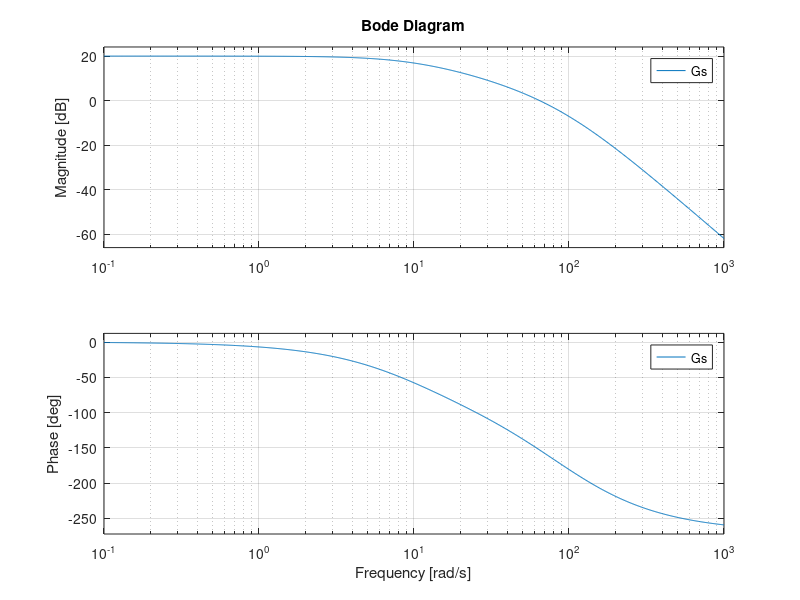

The MATLAB source for this figure:
% Regelungstechnik
% Aufgabe 8
home
clear
close all

s = tf('s')
Gs = 800000 / ((s + 10)*(s + 80)*(s + 100));

% From Task 5_1. Bode Diagram plot
% a: Bode Diagramm
figure(1)
title('Gs Aufgabe 5')
bode(Gs)
grid on

% Die Regelstrecke soll mit einem PI-Regler in ihren Eigenschaften verbessert werden, 
% das verwendete Messglied hat die Übertragungsfunktion GM(s) = 1.

% b: Dimensionieren Sie die Zeitkonstante des Reglers so, 
% dass ein Überschwingen von maximal 20% entsteht und der Regelvorgang im Wesentlichen 
% in 0,072 sek. abgeschlossen ist.

% Werte aus vorgegegene Bode Diagramm ablesen:
% omega_c : wenn 0Db
omega_c1 = 80;

% Dimensionieren:
Mp = 0.2;
Tset = 0.072;

% Berechnung:
d = sqrt(log(Mp)^2 / (pi^2 + log(Mp)^2));
alpha = atan(sqrt(1 - d^2) / d);


